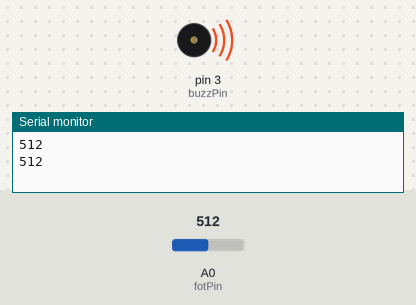
The sketch below on a simulated Arduino Uno, built with avr-gcc and run on an emulated ATmega328P. Parts: buzzer (waves = sounding, pin HIGH), the last lines printed to the serial monitor. The inputs (shaded band) are chosen by the test bench; at power-on: A0 (fotPin) = 512.

Above: at 1.8 s.
1.9 s: A0 (fotPin) set to 314
6.0 s: A0 (fotPin) set to 283
At 7.2 s:
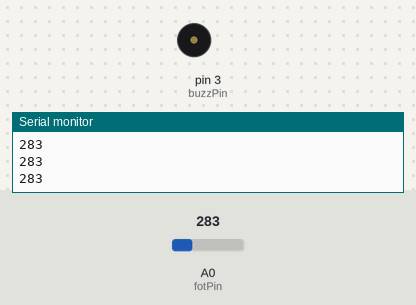
7.5 s: A0 (fotPin) set to 306
At 8.3 s:
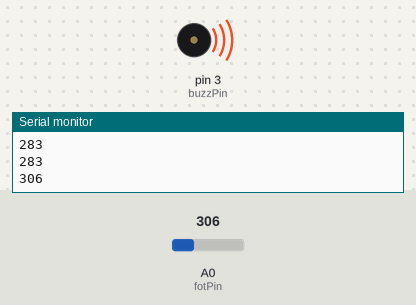
11.6 s: A0 (fotPin) set to 290
At 13.6 s:
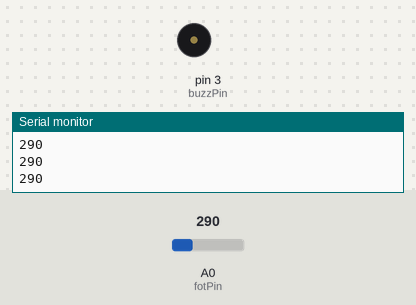
Timing chart, 0 to 15.0 s (numbered marks = the images above; inputs shaded):
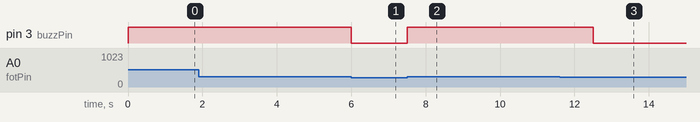

The sketch:

sketch_oct17a.ino
```cpp
int buzzPin=3;
int fotPin=A0;
int fotVal;


void setup() {
  // put your setup code here, to run once:
pinMode(buzzPin,OUTPUT);
pinMode(fotPin,INPUT);
Serial.begin(9600);
}

void loop() {
  // put your main code here, to run repeatedly:
fotVal=analogRead(fotPin);
Serial.println(fotVal);

if(fotVal>=300){
  digitalWrite(buzzPin,HIGH);
  delay(1000);
  digitalWrite(buzzPin,LOW);
}
else{
  digitalWrite(buzzPin,LOW);
}
}
```

Measured:
- the behaviour switches between 300 and 299 on A0 (fotPin) (found by bisection; images 0 and 1)
- after the input at 6.0 s, pin 3 (buzzPin): HIGH → LOW at once
- after the input at 7.5 s, pin 3 (buzzPin): LOW → HIGH at once
- after the input at 11.6 s, pin 3 (buzzPin): HIGH → LOW after 0.91 s
